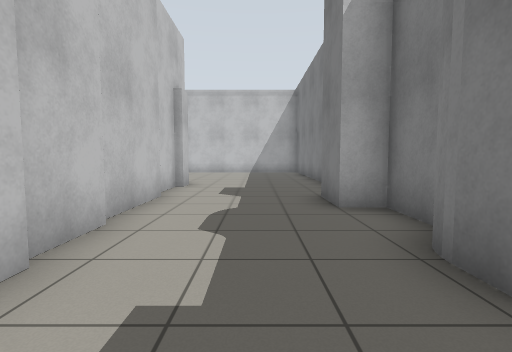
View 1 (above)

24 first-person views from a walk through a world built for the Gazebo simulator. The camera is 0.94 m above the floor, tilts 4° down and sees 85° across. The floor is counted in squares, 1 m on a side. Each view is taken from the middle of a square. On the plan, view 1 faces up. The plan holds only what a view shows up to about 11 squares ahead; the rest is blank.

View 2
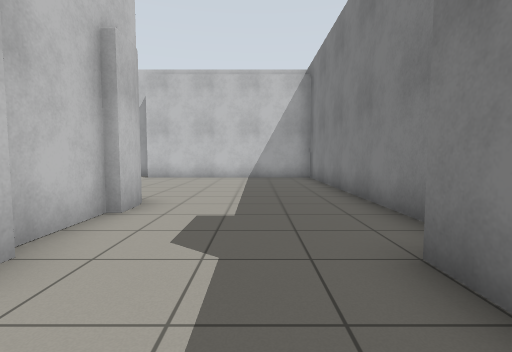

View 3
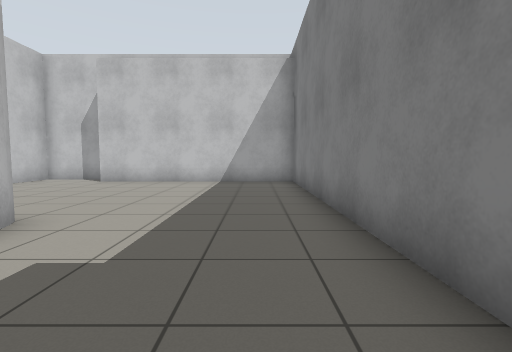

View 4
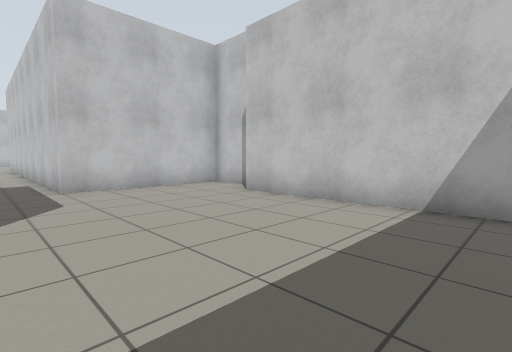

View 5
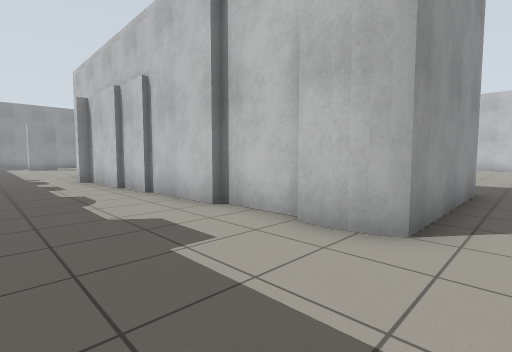

View 6
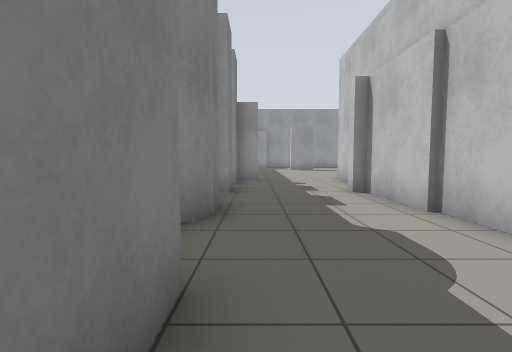

View 7
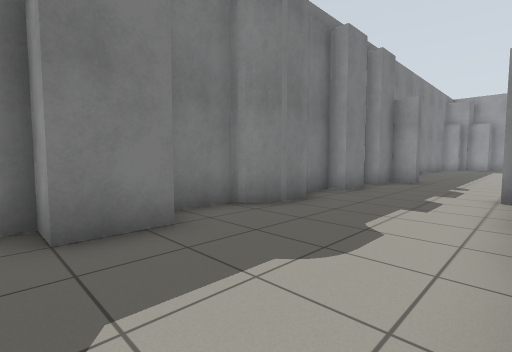

View 8
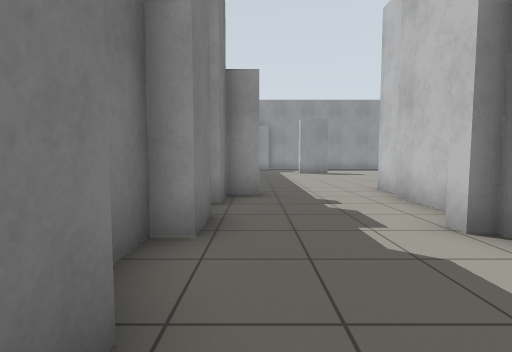

View 9
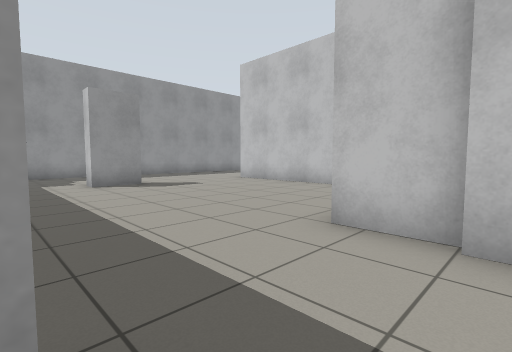

View 10
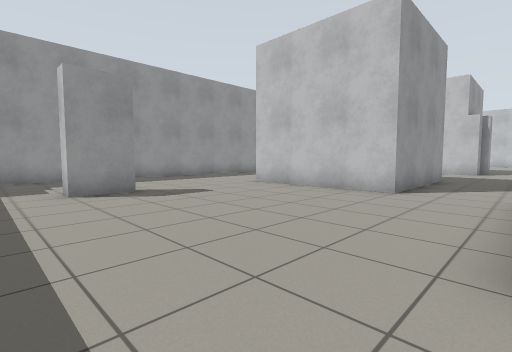

View 11
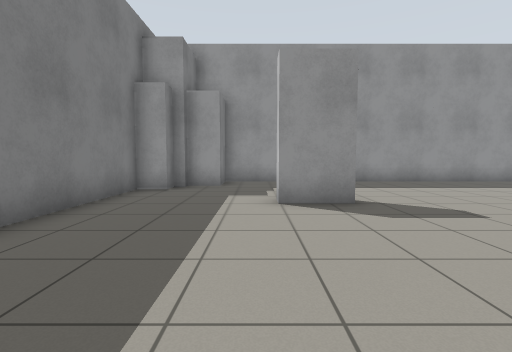

View 12
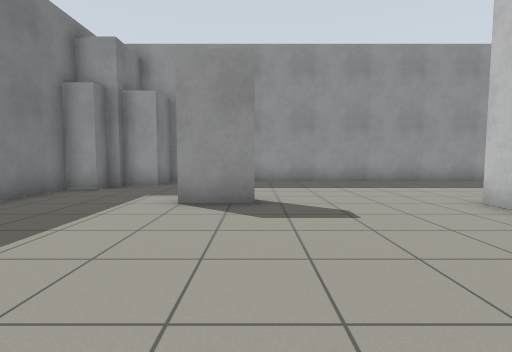

View 13
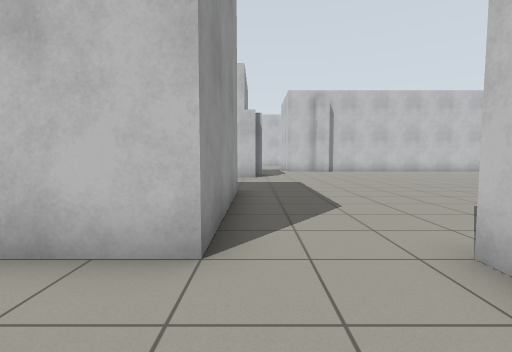

View 14
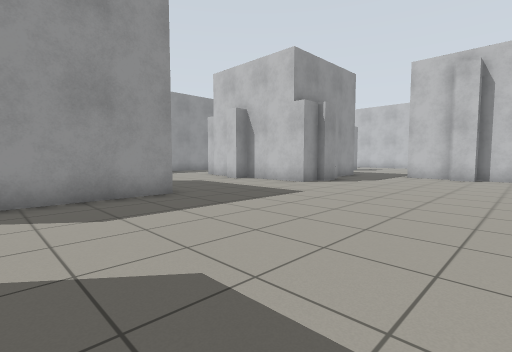

View 15
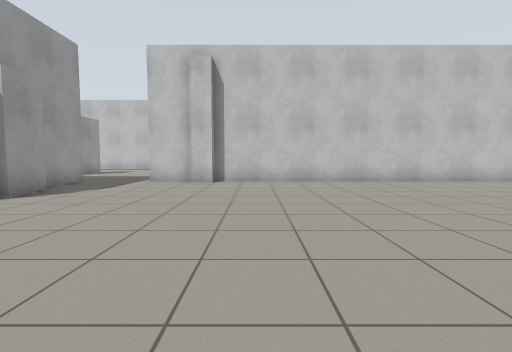

View 16
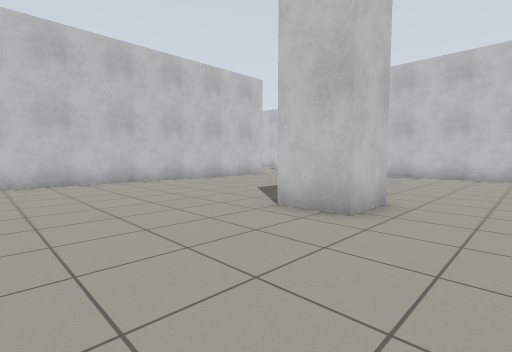

View 17
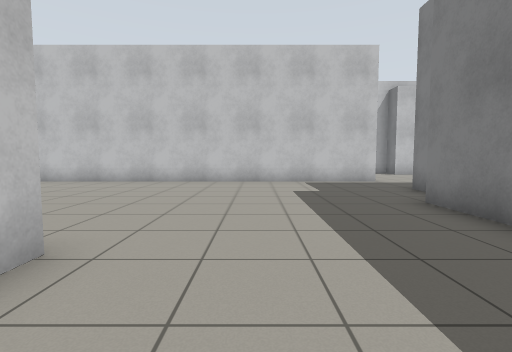

View 18
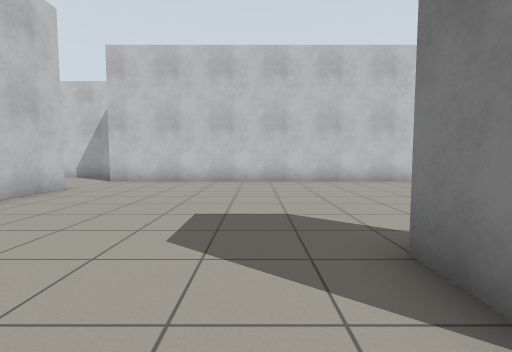

View 19
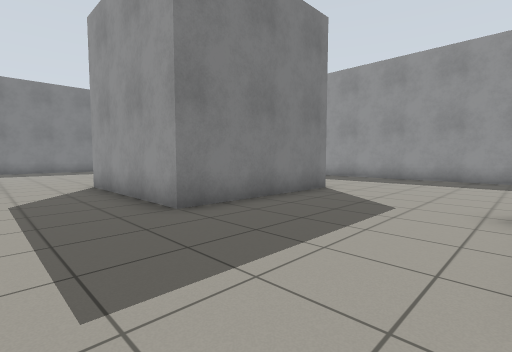

View 20
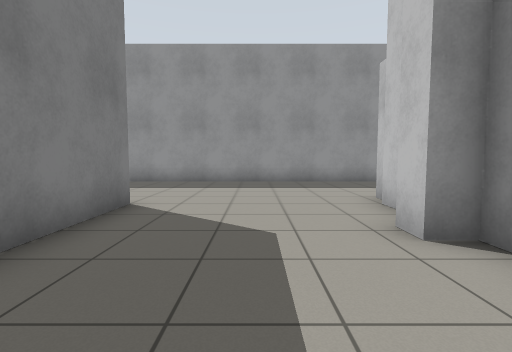

View 21
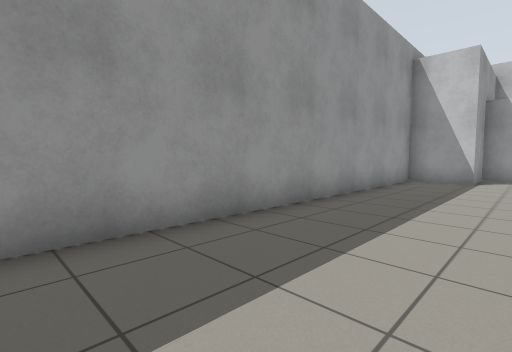

View 22
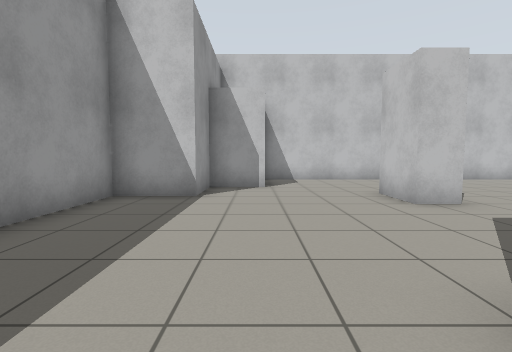

View 23
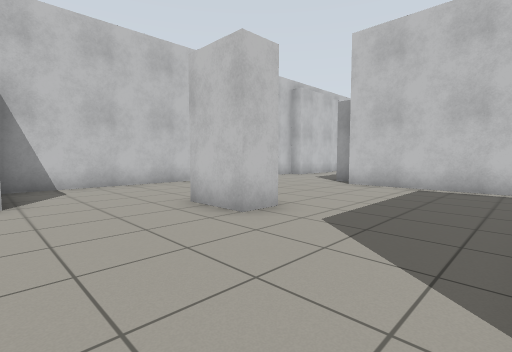

View 24
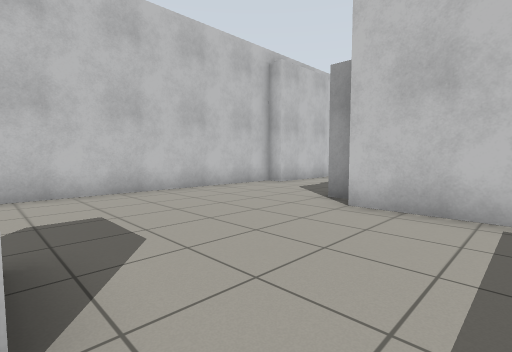

### Floor plan
Points are (right, up) in squares from view 1. A wall is a line through its corners. A room is listed if a view was taken in it or the views show most of it. See-through windows are left out.
Room 1 (views 1, 2, 3, 4, 5, 6, 7, 8, 9)
walls: (-2.2, 9.4) (-2.2, 8.5); (-2.5, 8.6) (-2.5, 6.5); (-2.2, 6.6) (-2.2, 3.8); (-2.1, 3.9) (-2.1, 2.2); (-7.5, 10) (-2.5, 10); (-1.9, 2.4) (-1.9, -0.2); (2.4, 3.2) (2.4, 5.1) (1.5, 5.1) (1.5, 6.5) (2.4, 6.5) (2.4, 16.4) (-4.9, 16.4); (1.7, 1.6) (1.7, 2.6); (-1.6, -0.2) (-1.6, -0.8); (-5.8, 17.4) (-7.5, 17.4) (-7.5, 12.5); (2.2, -0.2) (2.2, 1); (-2.2, -1.6) (-2.2, -3.5); (1.7, -1.5) (1.7, -0.2); (0.9, -4.2) (0.9, -3.8) (1.7, -3.8) (1.7, -2.6)
ways out: opening at (-7, 11.5) to room 2; opening at (-0.5, -3.5) to room 2
Room 2 (views 10, 11, 12, 13, 14, 15, 16, 17, 18, 19, 20, 21, 22, 23, 24)
walls: (-19.2, -6.7) (-18.4, -6.7) (-18.4, -7) (-17.5, -7) (-17.5, -10.1) (-16.9, -10.1) (-16.9, -10.8); (-22.5, -3.4) (-22.5, -5); (-23.2, -5) (-27.5, -5); (-15.5, 3.5) (-15.5, 4.6); (-22.5, -7.5) (-20.6, -7.5); (-14, 4.8) (-14, 3.1) (-15.6, 3.1); (-17.5, -11.9) (-17.5, -12.5); (-12.5, -12.6) (-12.5, -7.5) (-7.5, -7.5) (-7.5, -12.5); (-27.9, -4.2) (-28.5, -4.2); (-26.5, -9.9) (-26.5, -10.9) (-28.1, -10.9); (-8.5, 5.8) (-8.5, 7.8); (-22.5, 10) (-22.5, -2.6) (-22, -2.6) (-22, -3.4); (-2.5, -3.4) (-2.5, -5); (-31.8, -1) (-31.8, -1.9) (-32.4, -1.9) (-32.4, -13.6); (-7.5, 9.2) (-7.5, 10); (-29.5, -13.6) (-29.5, -15.4) (-27.6, -15.4) (-27.6, -17.4) (0.1, -17.4) (0.1, -15.9) (1.2, -15.9); (-3, -12.5) (-1.6, -12.5) (-1.6, -13.1); (-7.5, 12.5) (-22.5, 12.5); (1.2, -15.6) (1.5, -15.6) (1.5, -14.9) (2.4, -14.9) (2.4, -10.6)
ways out: opening at (-7, 11.5) to room 1; opening at (-0.5, -3.5) to room 1

Where each view was taken, in squares from view 1:
view 1: 0 up, 0 right, facing up
view 2: 4 up, 0 right, facing up
view 3: 6 up, 1 right, facing up
view 4: 11 up, 1 right, facing up-left
view 5: 11 up, 1 right, facing down-left
view 6: 7 up, 1 right, facing down
view 7: 7 up, 2 left, facing down-right
view 8: 3 up, 1 right, facing down
view 9: 3 down, 1 right, facing down-left
view 10: 5 down, 0 right, facing down-left
view 11: 7 down, 1 left, facing down
view 12: 7 down, 3 left, facing down
view 13: 7 down, 5 left, facing left
view 14: 1 down, 9 left, facing down-left
view 15: 1 down, 12 left, facing left
view 16: 1 down, 12 left, facing up-left
view 17: 2 up, 12 left, facing up
view 18: 2 up, 17 left, facing up
view 19: 5 down, 17 left, facing down-right
view 20: 7 down, 15 left, facing down
view 21: 14 down, 16 left, facing down-left
view 22: 14 down, 21 left, facing left
view 23: 14 down, 23 left, facing up-left
view 24: 10 down, 25 left, facing up-left
